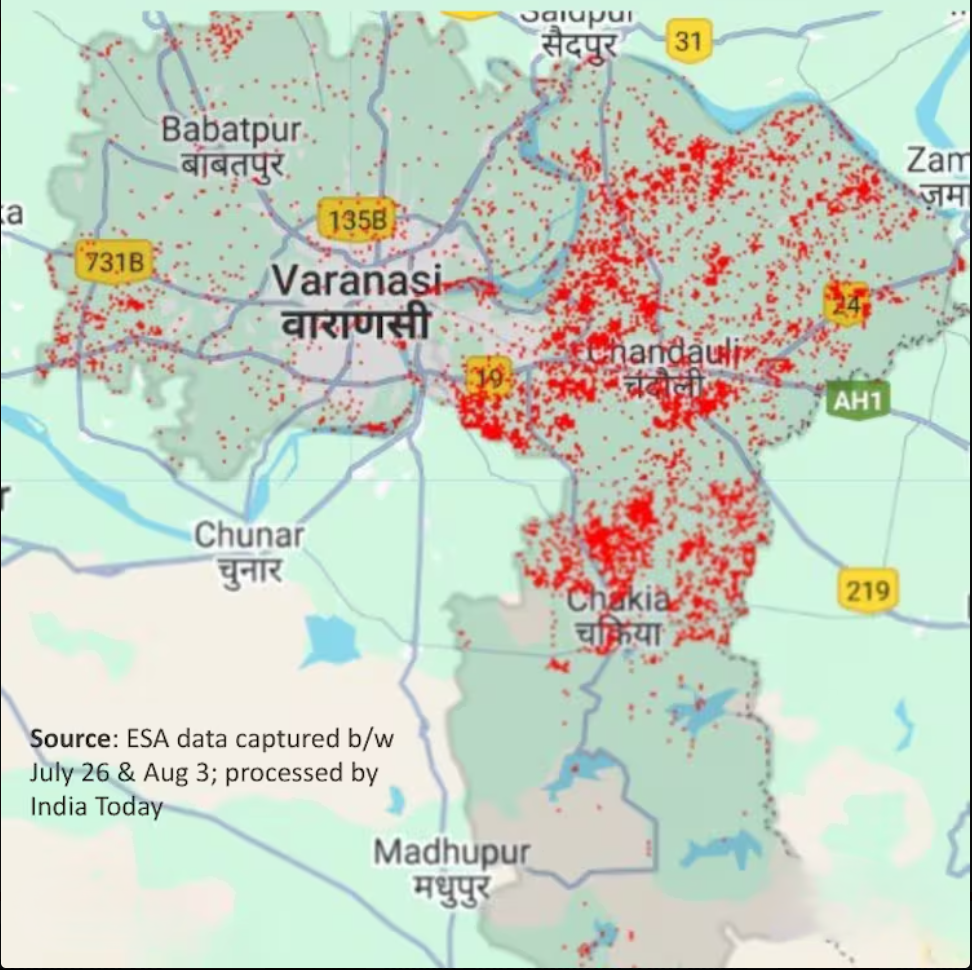
#> input picture varanasi.png, 972 x 970 px, found by its file name
$ python headless_pipeline.py
#> lines starting #> are read from the running program, lines starting #| are printed output that depends on the picture
### src/vision/image_processing.py
import cv2
import numpy as np

class ImageProcessor:
    def __init__(self, image=None):
        self.sample_points = []
        self.hsv_lower = None
        self.hsv_upper = None
        self.is_red_wrap = False
        self.image = image.copy() if image is not None else None

    # [60 lines left out: functions select_sample_points, mouse_click, auto_sample_points, not called in this run]

    def compute_dynamic_hsv(self, sample_radius=5, hue_margin=20, sv_margin=30):
        hsv_samples = []

        for x, y in self.sample_points:
            region = self.image[max(y - sample_radius, 0): y + sample_radius + 1,
                                max(x - sample_radius, 0): x + sample_radius + 1]
            hsv_region = cv2.cvtColor(region, cv2.COLOR_BGR2HSV)
            hsv_samples.append(hsv_region.reshape(-1, 3))

        hsv_samples = np.vstack(hsv_samples)
        h_vals, s_vals, v_vals = hsv_samples[:,0], hsv_samples[:,1], hsv_samples[:,2]

        h_mean, s_mean, v_mean = np.mean(h_vals), np.mean(s_vals), np.mean(v_vals)
        h_min, h_max = np.min(h_vals), np.max(h_vals)
        s_min, s_max = np.min(s_vals), np.max(s_vals)
        v_min, v_max = np.min(v_vals), np.max(v_vals)

        # Expand margins
        h_min, s_min, v_min = int(h_min), int(s_min), int(v_min)
        h_max, s_max, v_max = int(h_max), int(s_max), int(v_max)

        lower_h = max(h_min - hue_margin, 0)
        upper_h = min(h_max + hue_margin, 179)  # H channel caps at 179 in OpenCV, not 255
        lower_s = max(s_min - sv_margin, 0)
        upper_s = min(s_max + sv_margin, 255)
        lower_v = max(v_min - sv_margin, 0)
        upper_v = min(v_max + sv_margin, 255)

        self.hsv_lower = np.array([int(lower_h), int(lower_s), int(lower_v)], dtype=np.uint8)
        self.hsv_upper = np.array([int(upper_h), int(upper_s), int(upper_v)], dtype=np.uint8)

        # Check for red wrap-around
        self.is_red_wrap = lower_h <= 10 or upper_h >= 170

        print(f"Dynamic HSV Threshold set:\n Lower = {self.hsv_lower}\n Upper = {self.hsv_upper}")
        print(f"Red wrap-around: {self.is_red_wrap}")

    def mask_flood_areas(self, image):
        hsv = cv2.cvtColor(image, cv2.COLOR_BGR2HSV)

        if self.is_red_wrap:
            lower_mask = cv2.inRange(hsv,
                                     np.array([0, self.hsv_lower[1], self.hsv_lower[2]]),
                                     np.array([10, self.hsv_upper[1], self.hsv_upper[2]]))
            upper_mask = cv2.inRange(hsv,
                                     np.array([170, self.hsv_lower[1], self.hsv_lower[2]]),
                                     np.array([179, self.hsv_upper[1], self.hsv_upper[2]]))
            mask = cv2.bitwise_or(lower_mask, upper_mask)
        else:
            mask = cv2.inRange(hsv, self.hsv_lower, self.hsv_upper)

        # Morphological clean-up
        kernel = np.ones((5,5), np.uint8)
        mask = cv2.morphologyEx(mask, cv2.MORPH_CLOSE, kernel)
        mask = cv2.morphologyEx(mask, cv2.MORPH_OPEN, kernel)

        print(f"Mask created. Non-zero pixels: {np.count_nonzero(mask)}")
        return mask

    # [5 lines left out: function find_filtered_contours, not called in this run]

### src/weather/flood_spread.py
"""Lightweight temporal flood-contour extrapolator.

This is a deterministic, weather-conditioned image model, not a trained DL
model. It emits binary forecast frames at requested hours. A trained ConvLSTM
can replace the predictor behind this API when sequential labeled data exists.
"""
import math
import cv2
import numpy as np
from config import settings


class ForecastDict(dict):
    """Dictionary mapping hour floats to binary masks, with ndarray-like fallback for array ops."""

    # [10 lines left out: functions __array__, __eq__, not called in this run]

    def __gt__(self, other):
        return self.__array__() > other

    def __ge__(self, other):
        return self.__array__() >= other

    def __lt__(self, other):
        return self.__array__() < other

    def __le__(self, other):
        return self.__array__() <= other

    @property
    def shape(self):
        return self.__array__().shape

    @property
    def dtype(self):
        return self.__array__().dtype

    @property
    def size(self):
        return self.__array__().size

    @property
    def ndim(self):
        return self.__array__().ndim


def predict_spread(mask: np.ndarray, weather_data: dict, horizon_hours: float,
                   timesteps=(1/12, 1/6, 0.5, 1.0, 2.0)) -> ForecastDict:
    """Return ``{hours_from_now: binary_mask}`` for future contour snapshots.

    Weather-conditioned dilation approximates uncertainty growth; wind shifts
    the contour downwind. The per-hour growth rates are explicit heuristics.
    Frames are cumulative: flooding never recedes inside the forecast horizon,
    so every frame contains all earlier frames.
    """
    if mask is None or mask.size == 0:
        return ForecastDict()
    src = (mask > 0).astype(np.uint8) * 255
    precip = max(0.0, float(weather_data.get("precipitation", 0.0)))
    wind = max(0.0, float(weather_data.get("wind_speed_10m", 0.0)))
    direction = np.deg2rad(float(weather_data.get("wind_direction_10m", 0.0)) + 180.0)
    diag = math.hypot(*src.shape[:2])

    def do_spread(base_img: np.ndarray, t: float) -> np.ndarray:
        growth = (precip / settings.FLOOD_PRECIP_REFERENCE_MM_PER_H) * t * settings.FLOOD_GROWTH_PX_PER_5MM_HOUR
        radius = int(np.floor(growth))
        fraction = growth - radius
        pred = base_img
        if radius >= diag:
            pred = np.full_like(src, 255) if np.any(src > 0) else src
        else:
            if radius > 0:
                size = 2 * radius + 1
                pred = cv2.dilate(pred, cv2.getStructuringElement(cv2.MORPH_ELLIPSE, (size, size)))
            if fraction > 1e-6:
                next_size = 2 * (radius + 1) + 1
                expanded = cv2.dilate(base_img, cv2.getStructuringElement(cv2.MORPH_ELLIPSE, (next_size, next_size)))
                pred = np.where(expanded > 0, np.maximum(pred, int(round(255 * fraction))), pred).astype(np.uint8)
        shift = (wind / settings.FLOOD_WIND_REFERENCE_KMH) * t * settings.FLOOD_WIND_SHIFT_PX_PER_10KMH_HOUR
        dx = int(round(np.sin(direction) * shift))
        dy = int(round(-np.cos(direction) * shift))
        if dx or dy:
            transform = np.float32([[1, 0, dx], [0, 1, dy]])
            pred = cv2.bitwise_or(pred, cv2.warpAffine(pred, transform, (pred.shape[1], pred.shape[0])))
        frame = (pred >= 128).astype(np.uint8) * 255
        return cv2.bitwise_or(frame, base_img)

    result = {0.0: src.copy()}
    sub_hours = sorted({float(t) for t in timesteps if 0 < float(t) <= min(1.0, horizon_hours)})
    if horizon_hours > 0 and not sub_hours and horizon_hours <= 1.0:
        sub_hours = [float(horizon_hours)]
    for t in sub_hours:
        result[t] = do_spread(src, t)

    last_hourly_frame = result.get(1.0, src)
    max_h = int(horizon_hours)
    for h in range(2, max_h + 1):
        last_hourly_frame = do_spread(last_hourly_frame, 1.0)
        result[float(h)] = last_hourly_frame
    if horizon_hours > max_h and horizon_hours > 1.0:
        rem = horizon_hours - max_h
        result[float(horizon_hours)] = do_spread(last_hourly_frame, rem)

    return ForecastDict(result)


# [113 lines left out: functions forecast_frames, _bracket, interpolate_forecast_mask, signed_distance, interpolate_flood_front, forecast_at, not called in this run]


def obstacle_mask_at(forecasts: dict, arrival_hours: float, current_mask=None) -> np.ndarray:
    """Binary obstacles at ``arrival_hours``, advancing the front between frames."""
    return forecast_at(forecasts, arrival_hours, current_mask)[0]


# [8 lines left out: function stretch_goal_convlstm_stub, not called in this run]

### config/settings.py
import os
from dotenv import load_dotenv

load_dotenv()


def _env(name, default, cast=float):
    """Numeric setting from the environment / .env; an unparsable value stops the program with a message
    naming the variable instead of a bare float()/int() traceback."""
    raw = os.getenv(name, default)
    try:
        return cast(raw)
    except (TypeError, ValueError):
        kind = "an integer" if cast is int else "a number"
        raise SystemExit(f"Configuration error: {name}={raw!r} (environment or .env) is not {kind}.") from None

WEATHER_API_BASE_URL = os.getenv("WEATHER_API_BASE_URL", "https://api.open-meteo.com/v1/forecast")
MAX_SAFE_WIND_SPEED = _env("MAX_SAFE_WIND_SPEED", "40.0")
MAX_SAFE_PRECIPITATION = _env("MAX_SAFE_PRECIPITATION", "15.0")
METERS_PER_PIXEL = _env("METERS_PER_PIXEL", "2.0")

# Mission aircraft reference: Garuda Aerospace Agri Kisan Drone (GA-AD).
# Manufacturer lists 8 kg rated payload, 5 m/s rated speed, and 7 min tested
# endurance with full payload. Values below are planning assumptions derived
# conservatively from that platform; calibrate with the deployed airframe.
DRONE_MODEL_REFERENCE = "Garuda Aerospace Agri Kisan Drone (GA-AD)"
DRONE_RATED_PAYLOAD_KG = 8.0
DRONE_LOADED_ENDURANCE_MIN = 7.0
DRONE_SPEED_MPS = 5.0
BATTERY_CAPACITY_WH = None  # Manufacturer does not publish this field.
PAYLOAD_CAPACITY_KG = 8.0
PAYLOAD_PER_DROP_KG = 0.25

# Time-budget battery model; payload and headwind increase estimated flight time.
PAYLOAD_TIME_FACTOR_PER_KG = 0.08
WIND_PENALTY_PER_MPS = 0.025
BATTERY_RESERVE_FRACTION = 0.20
INITIAL_BATTERY_FRACTION = 1.0

# Temporal flood growth assumptions, in image pixels per weather unit-hour.
FLOOD_GROWTH_PX_PER_5MM_HOUR = 1.0
FLOOD_WIND_SHIFT_PX_PER_10KMH_HOUR = 1.0
FLOOD_PRECIP_REFERENCE_MM_PER_H = 5.0
FLOOD_WIND_REFERENCE_KMH = 10.0

# Multi-point delivery parameters for flood contours:
# - Normal contours (< MODERATE_CONTOUR_AREA_THRESHOLD): 1 drop point
# - Moderate contours (>= MODERATE_CONTOUR_AREA_THRESHOLD): 2 drop points
# - Big contours (>= LARGE_CONTOUR_AREA_THRESHOLD): 3 drop points
# - Huge contours (>= HUGE_CONTOUR_AREA_THRESHOLD): up to 4 drop points (capped by MAX_DROPS_PER_CONTOUR)
MODERATE_CONTOUR_AREA_THRESHOLD = _env("MODERATE_CONTOUR_AREA_THRESHOLD", "2000.0", float)
LARGE_CONTOUR_AREA_THRESHOLD = _env("LARGE_CONTOUR_AREA_THRESHOLD", "8000.0", float)
HUGE_CONTOUR_AREA_THRESHOLD = _env("HUGE_CONTOUR_AREA_THRESHOLD", "25000.0", float)
LARGE_CONTOUR_AREA_STEP = _env("LARGE_CONTOUR_AREA_STEP", "3000.0", float)
MAX_DROPS_PER_CONTOUR = _env("MAX_DROPS_PER_CONTOUR", "4", int)
MIN_DROP_SEPARATION_PX = _env("MIN_DROP_SEPARATION_PX", "50.0", float)

# Payload release: MAV_CMD_DO_SET_SERVO param1 = servo output, param2 = PWM.
DROP_SERVO_CHANNEL = _env("DROP_SERVO_CHANNEL", "9", int)
DROP_SERVO_PWM = _env("DROP_SERVO_PWM", "2000", int)

# Flood-mask sanity bounds (fraction of image pixels). Outside these the HSV
# sampling almost certainly picked non-flood colours and the run is aborted.
MASK_MIN_COVERAGE_FRACTION = 0.001
MASK_MAX_COVERAGE_FRACTION = 0.50

# Geographic anchor (lat, lon of the IMAGE CENTRE) for the bundled test maps,
# used when --lat/--lon are not given. Estimated by hand from labelled towns
# on each map (approximately +/-5 km); approx_m_per_px is the map's true scale
# from the same estimate, recorded for reference only: the mission still uses
# METERS_PER_PIXEL (see Handoff.md, georeferencing limitation).
REGION_PRESETS = {
    "varanasi": {"lat": 25.14, "lon": 83.11, "region": "Varanasi / Chandauli districts, UP",
                 "approx_m_per_px": 100.0},
    "kanpur": {"lat": 26.45, "lon": 80.05, "region": "Kanpur Nagar / Kanpur Dehat districts, UP",
               "approx_m_per_px": 128.0},
    "bhopal": {"lat": 23.37, "lon": 78.03, "region": "Bhopal / Vidisha / Raisen districts, MP",
               "approx_m_per_px": 270.0},
}

# Minimum distance (display px) from any flood pixel (current or forecast) for a base.
HOME_CLEARANCE_PX = _env("HOME_CLEARANCE_PX", "5.0")

# Multi-base planning: when no single base can reach every coverable drop point
# within battery range, up to MAX_BASES bases are placed (fewest that cover all),
# each at least MIN_BASE_SEPARATION_PX (display px) from every other base.
# MAX_BASES=1 restricts the planner to a single base (one UAV).
MAX_BASES = _env("MAX_BASES", "6", int)
MIN_BASE_SEPARATION_PX = _env("MIN_BASE_SEPARATION_PX", "150")

### scripts/headless_pipeline.py
#!/usr/bin/env python3
"""Headless A.D.A.P.T. pipeline runner: auto-seeds HSV samples from the
annotation color band (replaces the interactive click GUI), then runs the
repo's real pipeline: mask -> contours -> clusters -> safe drops -> TSP ->
D* Lite -> WPL mission + annotated map. Saves per-image results."""
import os, sys, json, logging
sys.path.insert(0, os.path.abspath(os.path.join(os.path.dirname(__file__), '..')))
import cv2
import numpy as np
import matplotlib
matplotlib.use("Agg")
import matplotlib
import matplotlib.pyplot as plt

from src.vision.image_processing import ImageProcessor
from src.vision.clustering import cluster_contours
from src.routing.pathfinding import nearest_neighbor_tsp, compute_full_path
from src.mission.safe_dropzone import find_safe_drop_points
from src.mission.mission_output import generate_mission_file
from src.weather.flood_spread import predict_spread

logging.disable(logging.INFO)

TEST_DIR = os.path.join(os.path.dirname(__file__), "..", "data", "input", "test")
OUT_DIR = os.path.join(os.path.dirname(__file__), "..", "data", "output", "test_runs")
WEATHER = {"precipitation": 10.0, "wind_speed_10m": 30.0, "wind_direction_10m": 270.0}

# name: (center_lat, center_lon, meters_per_pixel, seed_band)
SEED_BANDS = {
    "red":   lambda h: (h <= 10) | (h >= 170),
    "blue":  lambda h: (h >= 100) & (h <= 130),
    "green": lambda h: (h >= 35) & (h <= 85),
}
IMAGES = {
    "varanasi.png":           (25.3176, 82.9739, 110, "red"),
    "kanpur.png":             (26.4499, 80.3319, 110, "red"),
    "assam.png":              (26.35,   91.50,   380, "red"),
    "it2025_india_floods.png":(23.18,   79.95,    90, "red"),
    "it2025_map_3x4.png":     (23.18,   79.95,    90, "red"),
    "it2025_map_1x1.png":     (25.50,   81.00,   120, "red"),
    "bihar2019_map1.jpg":     (25.60,   85.10,   350, "red"),
    "punjab2025.png":         (31.00,   75.30,   250, "red"),
    "assam2026_satmap.jpg":   (26.90,   94.40,   120, "red"),
    "varanasi_blue.png":      (25.3176, 82.9739, 110, "blue"),
    "varanasi_green.png":     (25.3176, 82.9739, 110, "green"),
}


def seed_points(image, band_fn, max_pts=40, min_dist=15):
    hsv = cv2.cvtColor(image, cv2.COLOR_BGR2HSV)
    h, s, v = hsv[..., 0], hsv[..., 1], hsv[..., 2]
    m = band_fn(h) & (s > 90) & (v > 60)
    ys, xs = np.nonzero(m)
    if len(xs) < 30:
        return [], float(m.mean() * 100)
    pts, d2min = [], min_dist ** 2
    rng = np.random.default_rng(42)
    idx = rng.choice(len(xs), size=min(len(xs), 6000), replace=False)
    for i in idx:
        x, y = int(xs[i]), int(ys[i])
        if all((x - px) ** 2 + (y - py) ** 2 >= d2min for px, py in pts):
            pts.append((x, y))
        if len(pts) >= max_pts:
            break
    return pts, float(m.mean() * 100)


# [20 lines left out: function visualize, not called in this run]


def run_one(name, lat, lon, mpp, band):
    out = os.path.join(OUT_DIR, os.path.splitext(name)[0])
    os.makedirs(out, exist_ok=True)
    img = cv2.imread(os.path.join(TEST_DIR, name))
    if img is None:
        return {"image": name, "status": "UNREADABLE"}
    h, w = img.shape[:2]
    if w > 750:
        img = cv2.resize(img, (750, int(h * 750 / w)), interpolation=cv2.INTER_AREA)
    res = {"image": name, "status": "ok"}

    pts, red_pct = seed_points(img, SEED_BANDS[band])
    res["annotated_fraction_pct"] = round(red_pct, 2)
    res["seed_points"] = len(pts)
    if not pts:
        res["status"] = "FAIL: no annotation-colored pixels found"
        cv2.imwrite(os.path.join(out, "mask.png"), img)
        return res

    proc = ImageProcessor()
    proc.image = img.copy()
    proc.sample_points = pts
    proc.compute_dynamic_hsv()
    mask = proc.mask_flood_areas(img)
    cv2.imwrite(os.path.join(out, "mask.png"), mask)

    pred = predict_spread(mask, WEATHER, 2.0)
    combined = cv2.bitwise_or(mask, pred)
    contours = proc.find_filtered_contours(mask, min_area=200)
    if not contours:
        res["status"] = "FAIL: no contours >= 200 px (segmentation empty)"
        return res
    res["contours"] = len(contours)

    centers, edges = cluster_contours(contours)
    points = [(int(x), int(y)) for x, y in centers]
    res["clusters"] = len(points)
    if len(points) < 2:
        res["status"] = "FAIL: <2 clusters, TSP meaningless"
        return res

    safe = find_safe_drop_points(edges, list(range(len(points))), points)
    res["safe_drops"] = len(safe)
    home = min(safe, key=lambda p: np.hypot(p[0] - img.shape[1] / 2, p[1] - img.shape[0] / 2))
    order, ordered = nearest_neighbor_tsp(safe, home=home)
    full_path, drop_idx = compute_full_path(ordered, combined)
    res["path_points"] = len(full_path)
    res["tsp_order"] = order

    generate_mission_file(full_path, drop_idx, home,
                          (img.shape[1] // 2, img.shape[0] // 2), (lat, lon), mpp,
                          filename=os.path.join(out, "mission.waypoints"))
    with open(os.path.join(out, "mission.waypoints")) as f:
        res["wpl_lines"] = sum(1 for _ in f)
    visualize(img, contours, pred, full_path, drop_idx, home, os.path.join(out, "mission_map.png"))
    return res


def main():
    os.makedirs(OUT_DIR, exist_ok=True)
    results = []
    for name, (lat, lon, mpp, band) in IMAGES.items():
        print(f"=== {name} ===", flush=True)
        try:
            r = run_one(name, lat, lon, mpp, band)
#> in run_one, img is the input picture: shape (970, 972, 3); mean B, G, R 195.1, 210.2, 199.2
#> in seed_points, `h, s, v = hsv[..., 0], hsv[..., 1], hsv[..., 2]`:
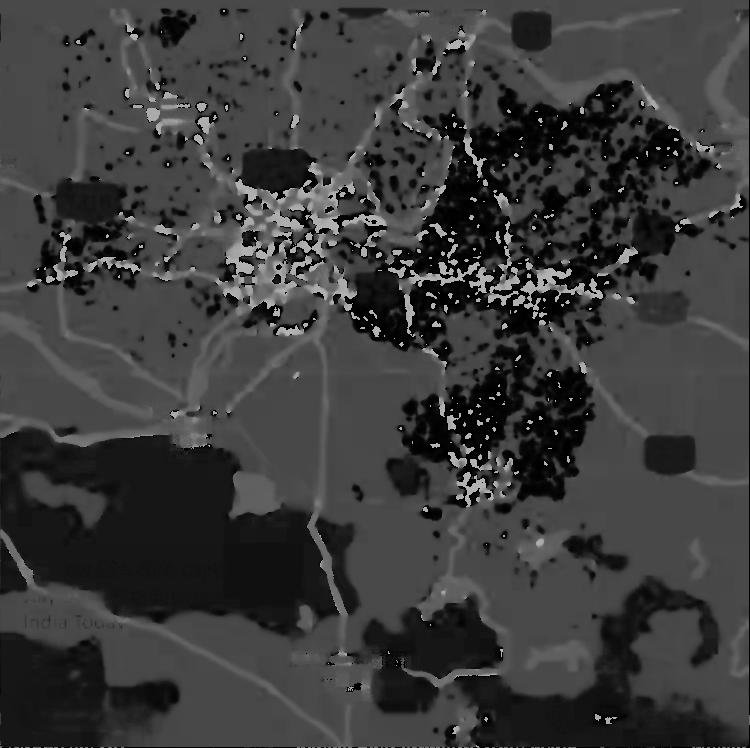
#> h: shape (748, 750); min 0, max 179, mean 59.3
#> in seed_points, `h, s, v = hsv[..., 0], hsv[..., 1], hsv[..., 2]`:
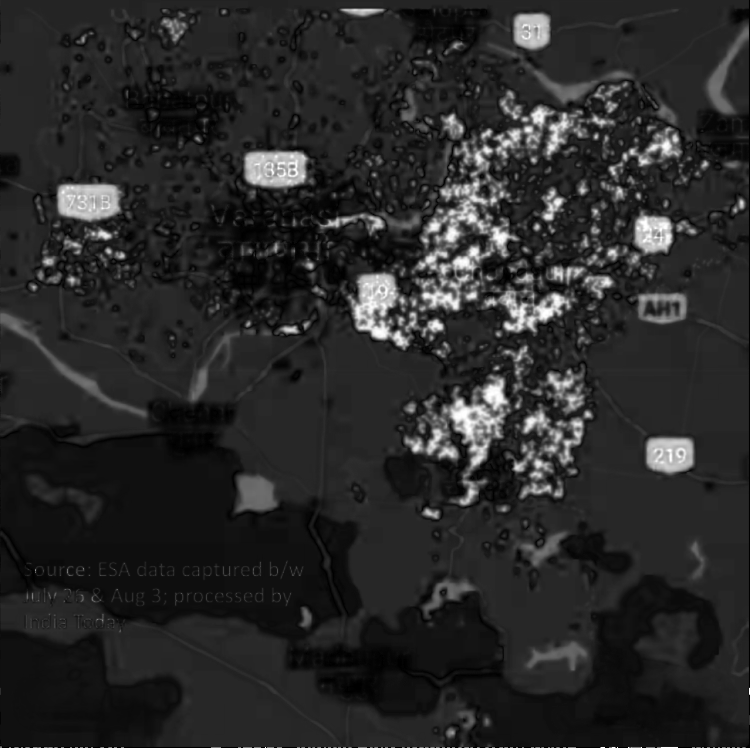
#> s: shape (748, 750); min 0, max 255, mean 40.7
#> in seed_points, `h, s, v = hsv[..., 0], hsv[..., 1], hsv[..., 2]`:
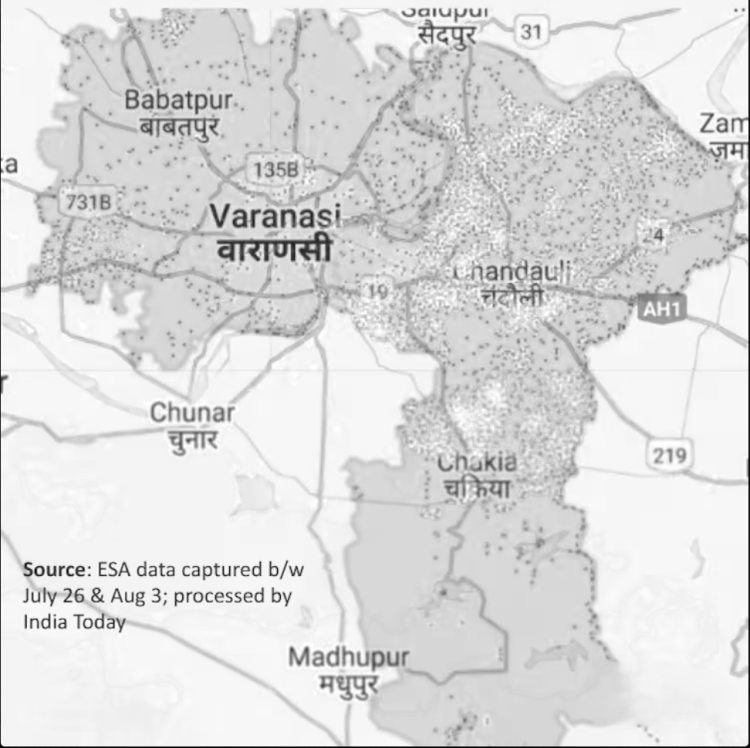
#> v: shape (748, 750); min 0, max 255, mean 219.7
#> in seed_points, `idx = rng.choice(len(xs), size=min(len(xs), 6000), replace=False)`: idx = 6000 values, max 27420 at index 1936, min 0 at index 917, mean 13882.7
#> (the rest of the program and of its run is left out)
